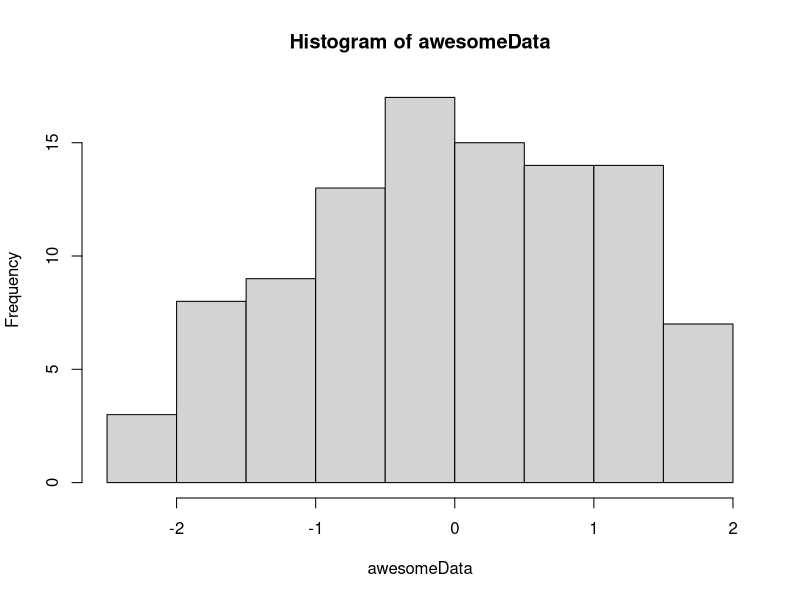

Source code (R):
## ---- chunk 1
awesomeData = rnorm(100)
hist(awesomeData)
